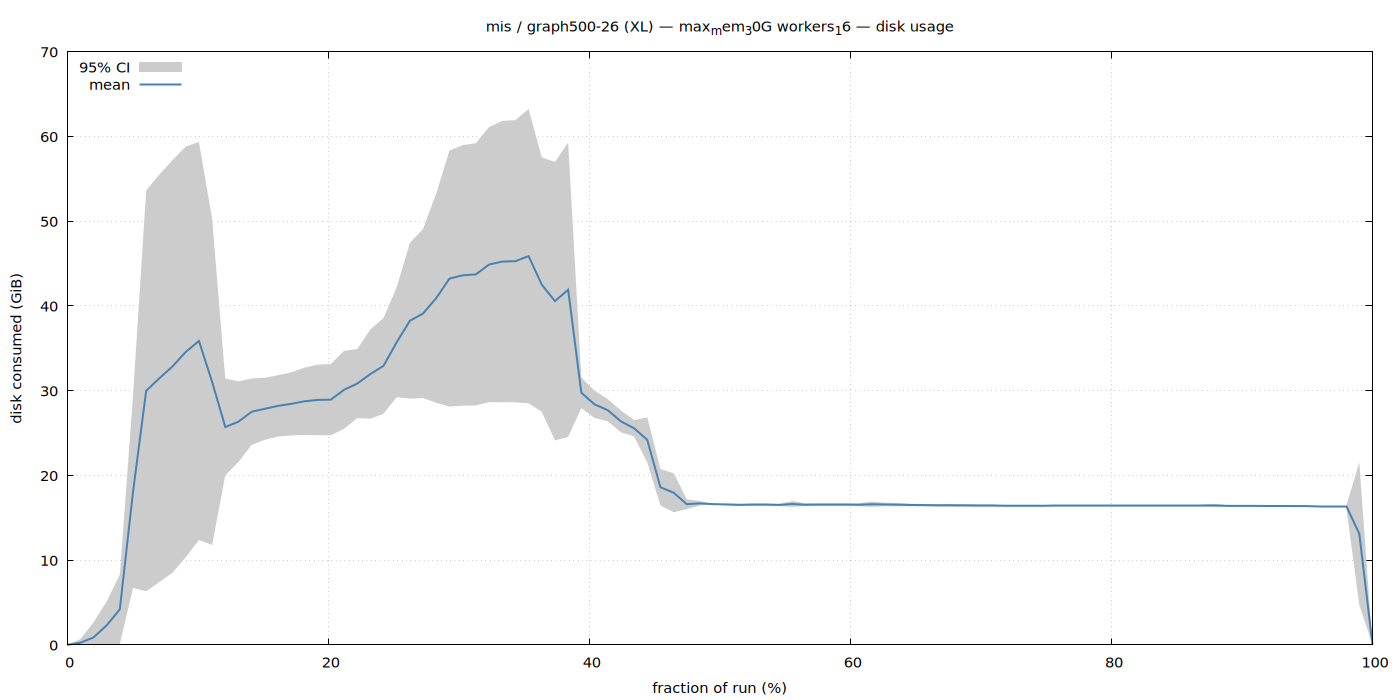

Here is the gnuplot script that generated this plot:
set terminal pngcairo size 1400,700 enhanced font 'Sans,11'
set output '/home/ubuntu/nvm/gfrs/mis/XL/graph500-26/max_mem_30G_workers_16/disk.png'
set title "mis / graph500-26 (XL) — max_mem_30G workers_16 — disk usage"
set xlabel 'fraction of run (%)'
set ylabel 'disk consumed (GiB)'
set grid
set key top left
set yrange [0:*]
plot '/home/ubuntu/nvm/gfrs/mis/XL/graph500-26/max_mem_30G_workers_16/disk.dat' using 1:3:4 with filledcurves lc rgb '#cccccc' title '95% CI', \
     '' using 1:2 with lines lw 2 lc rgb '#4682b4' title 'mean'
